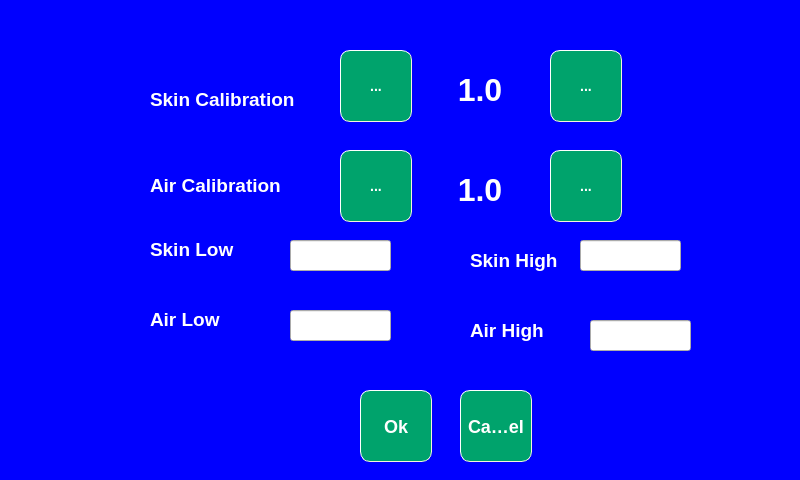
<?xml version="1.0" encoding="UTF-8"?>
<ui version="4.0">
 <class>patientFormWindow</class>
 <widget class="QMainWindow" name="patientFormWindow">
  <property name="geometry">
   <rect>
    <x>0</x>
    <y>0</y>
    <width>800</width>
    <height>480</height>
   </rect>
  </property>
  <property name="minimumSize">
   <size>
    <width>800</width>
    <height>480</height>
   </size>
  </property>
  <property name="maximumSize">
   <size>
    <width>800</width>
    <height>480</height>
   </size>
  </property>
  <property name="cursor">
   <cursorShape>PointingHandCursor</cursorShape>
  </property>
  <property name="windowTitle">
   <string>Settings Window</string>
  </property>
  <property name="styleSheet">
   <string notr="true">QMainWindow{background-color:blue ;}</string>
  </property>
  <widget class="QWidget" name="centralwidget">
   <widget class="QToolButton" name="okCal">
    <property name="geometry">
     <rect>
      <x>360</x>
      <y>390</y>
      <width>72</width>
      <height>72</height>
     </rect>
    </property>
    <property name="minimumSize">
     <size>
      <width>72</width>
      <height>72</height>
     </size>
    </property>
    <property name="maximumSize">
     <size>
      <width>72</width>
      <height>72</height>
     </size>
    </property>
    <property name="font">
     <font>
      <pointsize>-1</pointsize>
      <weight>75</weight>
      <italic>false</italic>
      <bold>true</bold>
     </font>
    </property>
    <property name="styleSheet">
     <string notr="true">QToolButton{
    border-style: outset;
    border-width: 1px;
    border-radius: 10px;
    border-color: beige;
    font: bold 18px;
 
    padding: 6px;
    background-color: #00A36C ;
    color:#FFFFFF;
}
QToolButton:pressed { 
	background-color:#535353;
    border-style: inset;
}</string>
    </property>
    <property name="text">
     <string>Ok</string>
    </property>
   </widget>
   <widget class="QToolButton" name="cancelCal">
    <property name="geometry">
     <rect>
      <x>460</x>
      <y>390</y>
      <width>72</width>
      <height>72</height>
     </rect>
    </property>
    <property name="minimumSize">
     <size>
      <width>72</width>
      <height>72</height>
     </size>
    </property>
    <property name="maximumSize">
     <size>
      <width>72</width>
      <height>72</height>
     </size>
    </property>
    <property name="styleSheet">
     <string notr="true">QToolButton{
    border-style: outset;
    border-width: 1px;
    border-radius: 10px;
    border-color: beige;
    font: bold 18px;
 
    padding: 6px;
    background-color: #00A36C ;
    color:#FFFFFF;
}
QToolButton:pressed {
    background-color: #535353;
    border-style: inset;
}</string>
    </property>
    <property name="text">
     <string>Cancel</string>
    </property>
   </widget>
   <widget class="QLabel" name="label_2">
    <property name="geometry">
     <rect>
      <x>150</x>
      <y>170</y>
      <width>141</width>
      <height>31</height>
     </rect>
    </property>
    <property name="font">
     <font>
      <pointsize>14</pointsize>
      <weight>75</weight>
      <bold>true</bold>
     </font>
    </property>
    <property name="styleSheet">
     <string notr="true">QLabel{
  
    color:#FFFFFF;
}
QLabel:pressed {
    background-color: gray;
    border-style: inset;
}</string>
    </property>
    <property name="text">
     <string>Air Calibration</string>
    </property>
   </widget>
   <widget class="QLabel" name="label_3">
    <property name="geometry">
     <rect>
      <x>470</x>
      <y>250</y>
      <width>101</width>
      <height>21</height>
     </rect>
    </property>
    <property name="font">
     <font>
      <pointsize>14</pointsize>
      <weight>75</weight>
      <bold>true</bold>
     </font>
    </property>
    <property name="styleSheet">
     <string notr="true">QLabel{
  
    color:#FFFFFF;
}
QLabel:pressed {
    background-color: gray;
    border-style: inset;
}</string>
    </property>
    <property name="text">
     <string>Skin High</string>
    </property>
   </widget>
   <widget class="QLabel" name="label_4">
    <property name="geometry">
     <rect>
      <x>150</x>
      <y>240</y>
      <width>101</width>
      <height>19</height>
     </rect>
    </property>
    <property name="font">
     <font>
      <pointsize>14</pointsize>
      <weight>75</weight>
      <bold>true</bold>
     </font>
    </property>
    <property name="styleSheet">
     <string notr="true">QLabel{
  
    color:#FFFFFF;
}
QLabel:pressed {
    background-color: gray;
    border-style: inset;
}</string>
    </property>
    <property name="text">
     <string>Skin Low</string>
    </property>
   </widget>
   <widget class="QLabel" name="label">
    <property name="geometry">
     <rect>
      <x>150</x>
      <y>90</y>
      <width>151</width>
      <height>19</height>
     </rect>
    </property>
    <property name="font">
     <font>
      <pointsize>14</pointsize>
      <weight>75</weight>
      <bold>true</bold>
     </font>
    </property>
    <property name="styleSheet">
     <string notr="true">QLabel{
  
    color:#FFFFFF;
}
QLabel:pressed {
    background-color: gray;
    border-style: inset;
}</string>
    </property>
    <property name="text">
     <string>Skin Calibration</string>
    </property>
   </widget>
   <widget class="QLabel" name="label_6">
    <property name="geometry">
     <rect>
      <x>470</x>
      <y>320</y>
      <width>91</width>
      <height>21</height>
     </rect>
    </property>
    <property name="font">
     <font>
      <pointsize>14</pointsize>
      <weight>75</weight>
      <bold>true</bold>
     </font>
    </property>
    <property name="styleSheet">
     <string notr="true">QLabel{
  
    color:#FFFFFF;
}
QLabel:pressed {
    background-color: gray;
    border-style: inset;
}</string>
    </property>
    <property name="text">
     <string>Air High</string>
    </property>
   </widget>
   <widget class="QLabel" name="label_7">
    <property name="geometry">
     <rect>
      <x>150</x>
      <y>310</y>
      <width>81</width>
      <height>19</height>
     </rect>
    </property>
    <property name="font">
     <font>
      <pointsize>14</pointsize>
      <weight>75</weight>
      <bold>true</bold>
     </font>
    </property>
    <property name="styleSheet">
     <string notr="true">QLabel{
  
    color:#FFFFFF;
}
QLabel:pressed {
    background-color: gray;
    border-style: inset;
}</string>
    </property>
    <property name="text">
     <string>Air Low</string>
    </property>
   </widget>
   <widget class="QLineEdit" name="airLowEditLine">
    <property name="geometry">
     <rect>
      <x>290</x>
      <y>310</y>
      <width>101</width>
      <height>31</height>
     </rect>
    </property>
   </widget>
   <widget class="QLineEdit" name="airHighEditLine">
    <property name="geometry">
     <rect>
      <x>590</x>
      <y>320</y>
      <width>101</width>
      <height>31</height>
     </rect>
    </property>
   </widget>
   <widget class="QLineEdit" name="skinHighEditLine">
    <property name="geometry">
     <rect>
      <x>580</x>
      <y>240</y>
      <width>101</width>
      <height>31</height>
     </rect>
    </property>
   </widget>
   <widget class="QLineEdit" name="skinLowEditLine">
    <property name="geometry">
     <rect>
      <x>290</x>
      <y>240</y>
      <width>101</width>
      <height>31</height>
     </rect>
    </property>
   </widget>
   <widget class="QToolButton" name="skinCalUpToolBtn1">
    <property name="geometry">
     <rect>
      <x>550</x>
      <y>50</y>
      <width>72</width>
      <height>72</height>
     </rect>
    </property>
    <property name="minimumSize">
     <size>
      <width>72</width>
      <height>72</height>
     </size>
    </property>
    <property name="maximumSize">
     <size>
      <width>72</width>
      <height>72</height>
     </size>
    </property>
    <property name="styleSheet">
     <string notr="true">QToolButton{
    border-style: outset;
    border-width: 1px;
    border-radius: 10px;
    border-color: beige;
    font: bold 14px;
 
    padding: 6px;
    background-color: #00A36C ;
    color:#FFFFFF ;
}
QToolButton:pressed {
    background-color: gray;
    border-style: inset;
}</string>
    </property>
    <property name="text">
     <string>...</string>
    </property>
    <property name="icon">
     <iconset>
      <normaloff>icon/plus-sign-white.png</normaloff>icon/plus-sign-white.png</iconset>
    </property>
    <property name="iconSize">
     <size>
      <width>42</width>
      <height>40</height>
     </size>
    </property>
   </widget>
   <widget class="QToolButton" name="airCalDownToolBtn2">
    <property name="geometry">
     <rect>
      <x>340</x>
      <y>150</y>
      <width>72</width>
      <height>72</height>
     </rect>
    </property>
    <property name="minimumSize">
     <size>
      <width>72</width>
      <height>72</height>
     </size>
    </property>
    <property name="maximumSize">
     <size>
      <width>72</width>
      <height>72</height>
     </size>
    </property>
    <property name="styleSheet">
     <string notr="true">QToolButton{
    border-style: outset;
    border-width: 1px;
    border-radius: 10px;
    border-color: beige;
    font: bold 14px;
 
    padding: 6px;
    background-color: #00A36C ;
    color:#FFFFFF;
}
QToolButton:pressed {
    background-color: gray;
    border-style: inset;
}</string>
    </property>
    <property name="text">
     <string>...</string>
    </property>
    <property name="icon">
     <iconset>
      <normaloff>icon/minus_white.png</normaloff>icon/minus_white.png</iconset>
    </property>
    <property name="iconSize">
     <size>
      <width>42</width>
      <height>42</height>
     </size>
    </property>
   </widget>
   <widget class="QLabel" name="skinCalLabel1">
    <property name="geometry">
     <rect>
      <x>420</x>
      <y>70</y>
      <width>120</width>
      <height>40</height>
     </rect>
    </property>
    <property name="minimumSize">
     <size>
      <width>120</width>
      <height>40</height>
     </size>
    </property>
    <property name="maximumSize">
     <size>
      <width>120</width>
      <height>40</height>
     </size>
    </property>
    <property name="font">
     <font>
      <pointsize>24</pointsize>
      <weight>75</weight>
      <bold>true</bold>
     </font>
    </property>
    <property name="styleSheet">
     <string notr="true">QLabel{
  
    color:#FFFFFF;
}
QLabel:pressed {
    background-color: gray;
    border-style: inset;
}</string>
    </property>
    <property name="text">
     <string>1.0</string>
    </property>
    <property name="alignment">
     <set>Qt::AlignCenter</set>
    </property>
   </widget>
   <widget class="QToolButton" name="airCalUpToolBtn2">
    <property name="geometry">
     <rect>
      <x>550</x>
      <y>150</y>
      <width>72</width>
      <height>72</height>
     </rect>
    </property>
    <property name="minimumSize">
     <size>
      <width>72</width>
      <height>72</height>
     </size>
    </property>
    <property name="maximumSize">
     <size>
      <width>72</width>
      <height>72</height>
     </size>
    </property>
    <property name="styleSheet">
     <string notr="true">QToolButton{
    border-style: outset;
    border-width: 1px;
    border-radius: 10px;
    border-color: beige;
    font: bold 14px;
 
    padding: 6px;
    background-color: #00A36C ;
    color:#FFFFFF;
}
QToolButton:pressed {
    background-color: gray;
    border-style: inset;
}</string>
    </property>
    <property name="text">
     <string>...</string>
    </property>
    <property name="icon">
     <iconset>
      <normaloff>icon/plus-sign-white.png</normaloff>icon/plus-sign-white.png</iconset>
    </property>
    <property name="iconSize">
     <size>
      <width>42</width>
      <height>42</height>
     </size>
    </property>
   </widget>
   <widget class="QLabel" name="airCalLabel2">
    <property name="geometry">
     <rect>
      <x>420</x>
      <y>170</y>
      <width>120</width>
      <height>40</height>
     </rect>
    </property>
    <property name="minimumSize">
     <size>
      <width>120</width>
      <height>40</height>
     </size>
    </property>
    <property name="maximumSize">
     <size>
      <width>120</width>
      <height>40</height>
     </size>
    </property>
    <property name="font">
     <font>
      <pointsize>24</pointsize>
      <weight>75</weight>
      <bold>true</bold>
     </font>
    </property>
    <property name="styleSheet">
     <string notr="true">QLabel{
  
    color:#FFFFFF;
}
QLabel:pressed {
    background-color: gray;
    border-style: inset;
}</string>
    </property>
    <property name="text">
     <string>1.0</string>
    </property>
    <property name="alignment">
     <set>Qt::AlignCenter</set>
    </property>
   </widget>
   <widget class="QToolButton" name="skinCalDownToolBtn1">
    <property name="geometry">
     <rect>
      <x>340</x>
      <y>50</y>
      <width>72</width>
      <height>72</height>
     </rect>
    </property>
    <property name="minimumSize">
     <size>
      <width>72</width>
      <height>72</height>
     </size>
    </property>
    <property name="maximumSize">
     <size>
      <width>72</width>
      <height>72</height>
     </size>
    </property>
    <property name="styleSheet">
     <string notr="true">QToolButton{
    border-style: outset;
    border-width: 1px;
    border-radius: 10px;
    border-color: beige;
    font: bold 14px;
 
    padding: 6px;
    background-color: #00A36C ;
    color:#FFFFFF;
}
QToolButton:pressed {
    background-color: gray;
    border-style: inset;
}</string>
    </property>
    <property name="text">
     <string>...</string>
    </property>
    <property name="icon">
     <iconset>
      <normaloff>icon/minus_white.png</normaloff>icon/minus_white.png</iconset>
    </property>
    <property name="iconSize">
     <size>
      <width>42</width>
      <height>42</height>
     </size>
    </property>
   </widget>
  </widget>
 </widget>
 <tabstops>
  <tabstop>okCal</tabstop>
  <tabstop>cancelCal</tabstop>
 </tabstops>
 <resources/>
 <connections/>
</ui>
